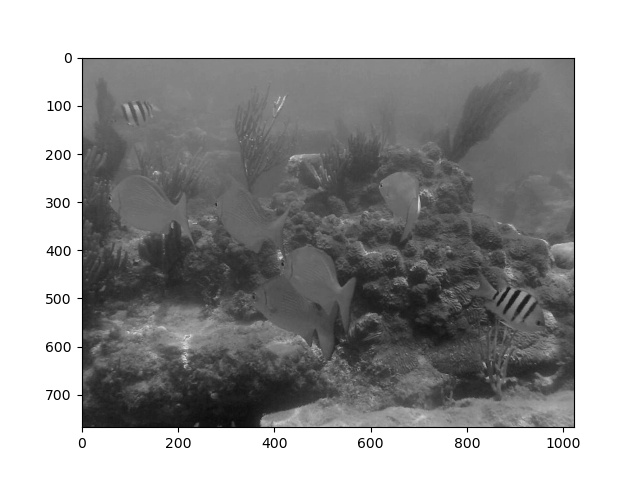
#> input picture erock_gray.jpg, 640 x 480 px
$ python nonuniformillumination.py
#> lines starting #> are read from the running program, lines starting #| are printed output that depends on the picture; after the words box and inside, x2 and y2 are one past the last pixel; in counts of white or black regions, pixels touching at a corner belong together
import cv2

image = cv2.imread('./erock_gray.jpg')
#> image is the input picture: shape (480, 640, 3); min 0, max 255, mean 157.8
image=cv2.cvtColor(image,cv2.COLOR_BGR2GRAY)
#> image: shape (480, 640)
se=cv2.getStructuringElement(cv2.MORPH_RECT , (8,8))
bg=cv2.morphologyEx(image, cv2.MORPH_DILATE, se)
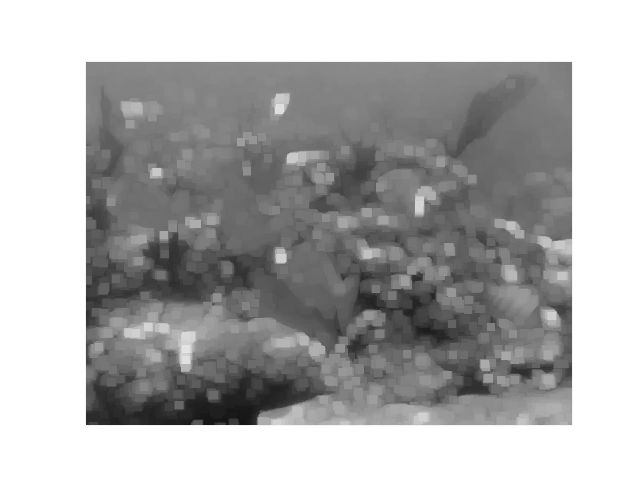
#> bg: shape (480, 640); min 21, max 255, mean 173.5
out_gray=cv2.divide(image, bg, scale=255)
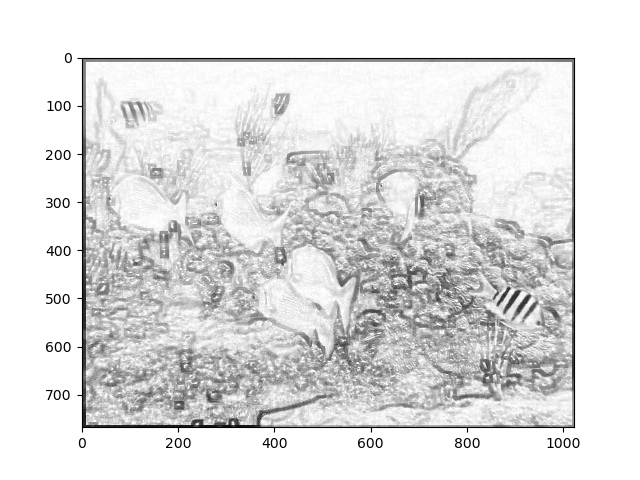
#> out_gray: shape (480, 640); min 0, max 255, mean 224.3
out_binary=cv2.threshold(out_gray, 0, 255, cv2.THRESH_OTSU )[1]
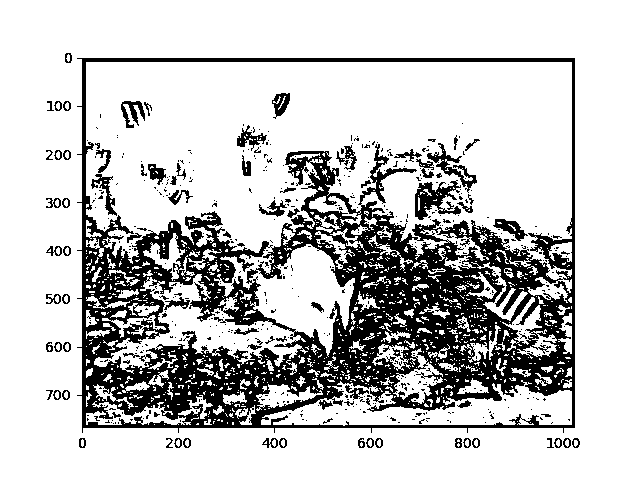
#> out_binary: shape (480, 640); 77.7% white; 583 black regions (504 under 20 px), largest, box (x1, y1, x2, y2) and area: (77, 58, 575, 433) 59843, (415, 180, 461, 220) 884, (427, 143, 477, 193) 571

cv2.imshow('binary', out_binary)
cv2.imwrite('binary.png',out_binary)

cv2.imshow('gray', out_gray)
cv2.imwrite('gray.png',out_gray)
